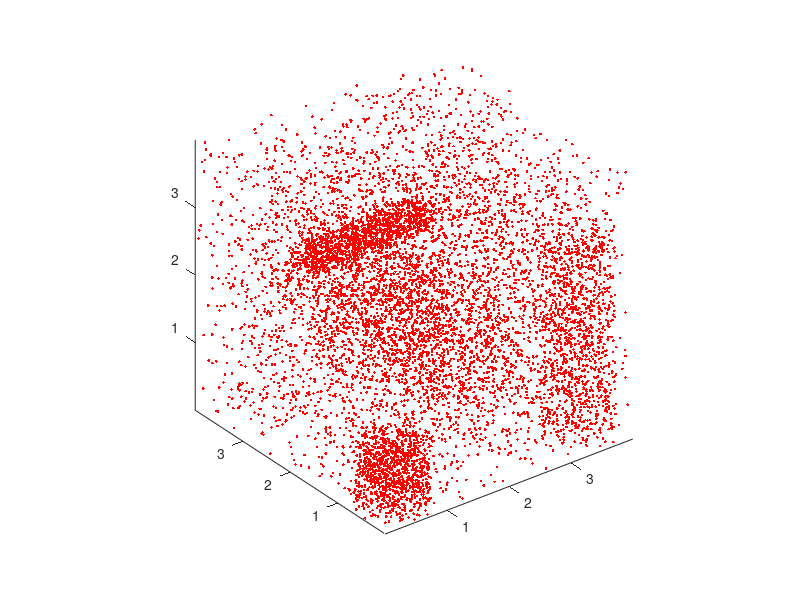

The MATLAB script that drew this image:
clc
clear all
tmpdata = rand(2000,3);
aa = (tmpdata(:,1)-0.5).^2 + (tmpdata(:,2)-0.5).^2 <= 0.25;
tmpdata = tmpdata(aa,:);
tmpdata = tmpdata(randperm(size(tmpdata,1),1000),:);
dataset = tmpdata;
tmpdata1 = (tmpdata.*[1,1,3])+[3,0,0];
dataset = [dataset;tmpdata1];
tmpdata2 = (tmpdata.*[0.5,0.5,2])+[3,1.5,0];
tmpdata2(:,1:3) = tmpdata2(:,3:-1:1);
dataset = [dataset;tmpdata2];
tmpdata3 = (tmpdata.*[1.5,1.5,4])+[1,1,0];
tmpdata3(:,1:3) = tmpdata3(:,[2,3,1]);
dataset = [dataset;tmpdata3];
tmp4 = rand(5000,3)*4;
dataset = [dataset;tmp4];
plot3(dataset(:,1),dataset(:,2),dataset(:,3),'r.');
axis equal
